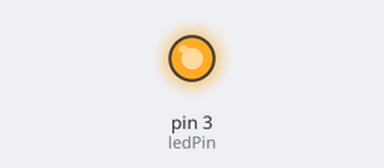
The sketch below on a simulated Arduino Uno, built with avr-gcc and run on an emulated ATmega328P. On the bench: output pins drawn as LEDs (lit = HIGH).

Above: at 0.1 s.
Timing chart, 0 to 1.6 s (numbered marks = the images above):
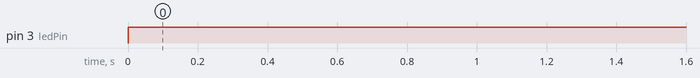

The sketch:

analog_write.ino
```cpp
int ledPin = 3;      // LED connected to digital pin 9
int analogPin = A0;   // potentiometer connected to analog pin 3
int val = 255;         // variable to store the read value

void setup() {
  pinMode(ledPin, OUTPUT);  // sets the pin as output
}

void loop() {
  //val = analogRead(analogPin);  // read the input pin
  analogWrite(ledPin, val ); // analogRead values go from 0 to 1023, analogWrite values from 0 to 255
}
```

Measured:
- by itself, pin 3 (ledPin): LOW → HIGH at 0.00 s
